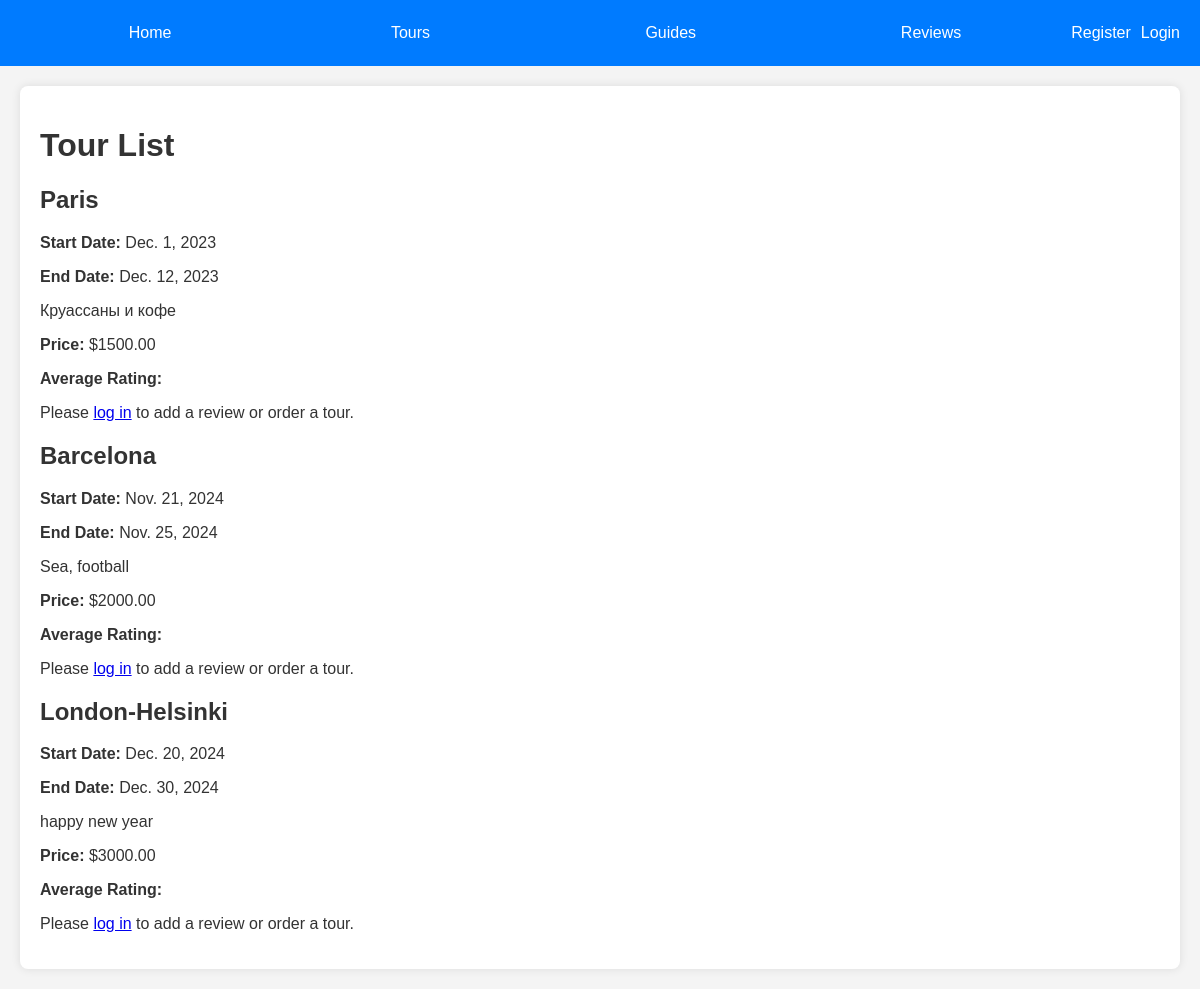
Page /tours/tours/ on the earlier database version.
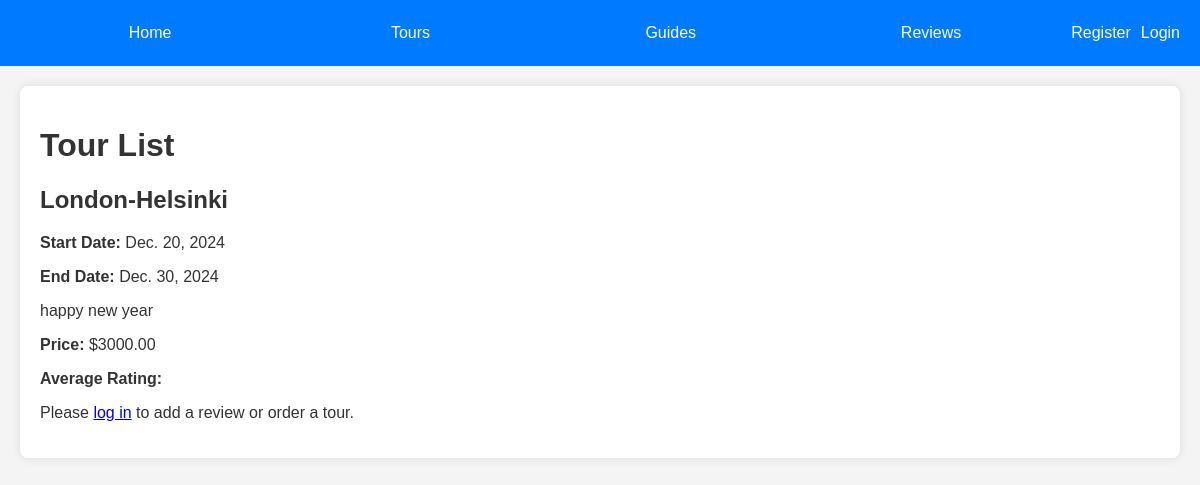
Same page on the later database version.
### tours/models.py (models this page shows, shortened)
class Tour(models.Model):
    name_tour = models.CharField(max_length = 50)
    date_of_start = models.DateField(null = True, blank = True)
    date_of_end = models.DateField(null = True, blank = True)
    description = models.TextField()
    price = models.DecimalField(max_digits=10, decimal_places=2, null=True, blank=True)

### tours/views.py (the view)
# urls.py: path('tours/', views.tour_list, name='tour_list'),
def tour_list(request):
    tours = Tour.objects.all()
    return render(request, 'tours/tour_list.html', {'tours': tours})

### tours/templates/tours/tour_list.html (shortened to what this page needs)
{% extends 'base.html' %}
{% block content %}
    <h1>Tour List</h1>
    <div class="tour-list">
        {% for tour in tours %}
            <div class="tour-item">
                <h2>{{ tour.name_tour }}</h2>
                <p><strong>Start Date:</strong> {{ tour.date_of_start }}</p>
                <p><strong>End Date:</strong> {{ tour.date_of_end }}</p>
                <p>{{ tour.description }}</p>
                <p><strong>Price:</strong> ${{ tour.price }}</p>
                <div class="rating">
                    <p><strong>Average Rating:</strong> {{ tour.average_rating }}</p>
                </div>
                {% if user.is_authenticated %}
                    <a href="{% url 'add_review' tour.id %}" class="button">Add Review</a>
                    <a href="{% url 'order_tour' tour.id %}" class="button">Order Now</a>
                    {% if user.is_staff %}
                        <a href="{% url 'edit_tour' tour.id %}" class="button">Edit Tour</a>
                        <a href="{% url 'delete_tour' tour.id %}" class="button">Delete Tour</a>
                    {% endif %}
                {% else %}
                    <p>Please <a href="{% url 'login' %}">log in</a> to add a review or order a tour.</p>
                {% endif %}
            </div>
        {% endfor %}
    </div>
{% endblock %}

Differences in the rows shown:
removed Tour: name_tour "Paris", date_of_start "Dec. 1, 2023", date_of_end "Dec. 12, 2023", description "Круассаны и кофе", price "1500.00"
removed Tour: name_tour "Barcelona", date_of_start "Nov. 21, 2024", date_of_end "Nov. 25, 2024", description "Sea, football", price "2000.00"
